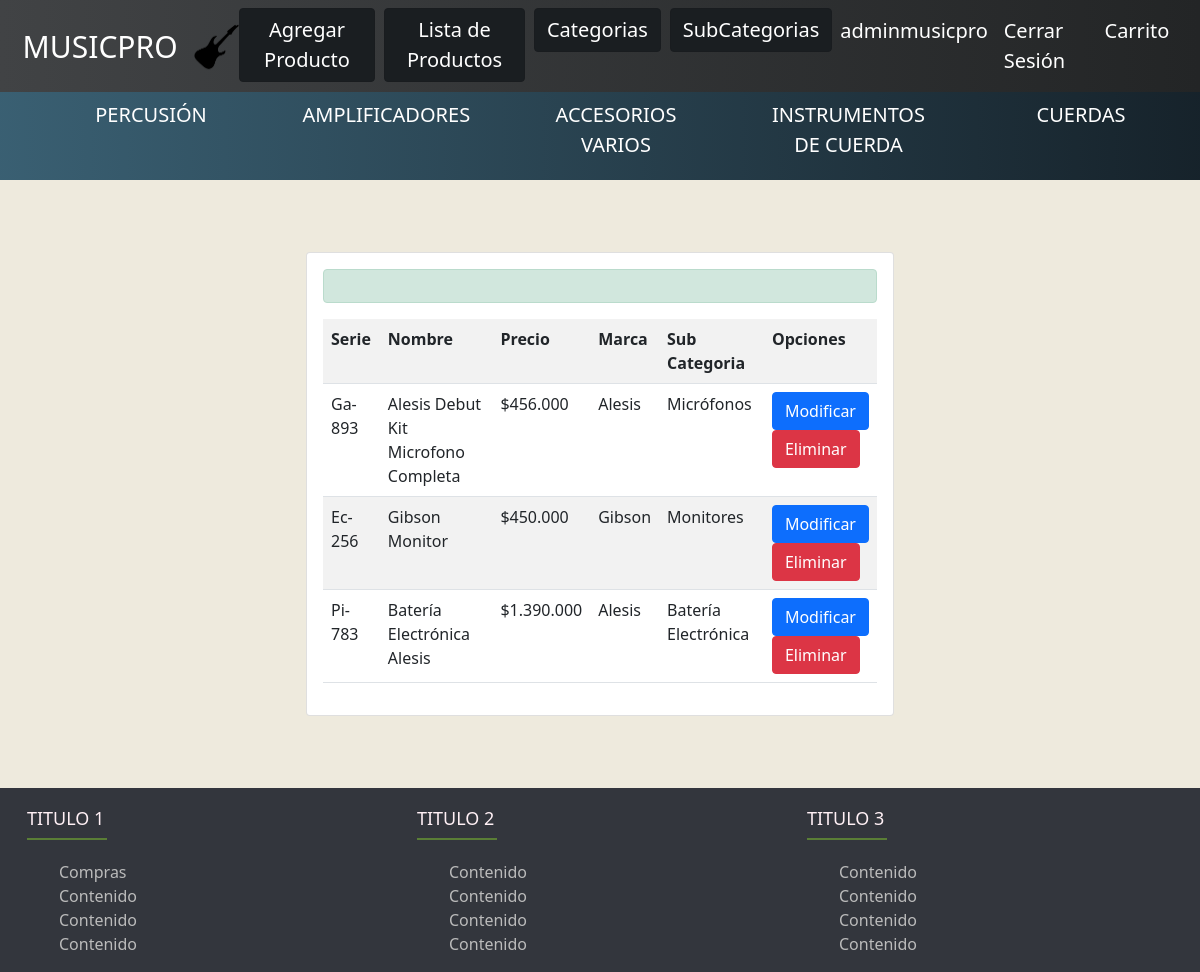
Page /list_product/ (signed in) on the committed database.
### core/models.py (models this page shows, shortened)
class Categoria(models.Model):
    categoria = models.CharField(max_length=200, null=False)

class Producto(models.Model):
    serie_producto = models.CharField(null=False, max_length=20)
    marca = models.CharField(max_length=100, null=False)
    codigo = models.CharField(max_length=50, null=False)
    nombre = models.CharField(max_length=200, null=False)
    valor = models.IntegerField(null=False)
    fecha = models.DateTimeField(null=True)
    imagen = models.ImageField(upload_to="instrumentos", null=True)
    sub_categoria = models.ForeignKey(Sub_Categoria, on_delete=models.CASCADE)

class Sub_Categoria(models.Model):
    nom_subcat = models.CharField(max_length=200, null=False)
    categoria = models.ForeignKey(Categoria, on_delete=models.CASCADE)
    def __str__(self):
        return self.nom_subcat

### core/views.py (the view)
# urls.py: path('list_product/', views.list_product, name='list_product'),
def list_product(request):
    product = Producto.objects.all()
    all_categorias = Categoria.objects.all()
    data ={
        'product':product,
        'all_categorias' : all_categorias
    }
    return render(request, 'core/list_product.html', data)

### core/templates/core/list_product.html (shortened to what this page needs)
{% extends 'core/base.html' %}
{% block content %}
{% load humanize %}
<br>
<br>
<br>
<div class="row">
    <div class="col-12 col-md-6 offset-md-3">
        <div class="card">
            <div class="card-body">
                <div>
                    <p class="alert alert-success">{{ mensaje }}</p>
                </div>
                <table class="table table-striped table-hover">
                    <tr>
                        <th>Serie</th>
                        <th>Nombre</th>
                        <th>Precio</th>
                        <th>Marca</th>
                        <th>Sub Categoria</th>
                        <th>Opciones</th>
                    </tr>
                    {% for i in product %}
                    <tr>
                        <td>{{ i.serie_producto | title }}</td>
                        <td>{{ i.nombre | title }}</td>
                        <td>${{ i.valor | intcomma }}</td>
                        <td>{{ i.marca | title }}</td>
                        <td>{{ i.sub_categoria | title }}</td>
                        <td>
                            <a class="btn btn-primary" href="{% url 'modify_product' i.id %}">Modificar</a>
                            <br>
                            <a class="btn btn-danger" href="{% url 'delete_product' i.id %}">Eliminar</a>
                        </td>
                    </tr>
                    {% endfor %}
                </table>
            </div>
        </div>
    </div>
</div>
<br>
<br>
<br>
{% endblock %}

### core/templates/core/base.html (shortened to what this page needs)
{% load static %}
<!DOCTYPE html>
<html lang="es">
<head>
    <link rel="stylesheet" href="https://cdn.jsdelivr.net/npm/bootstrap-icons@1.5.0/font/bootstrap-icons.css">
    <link href="https://cdn.jsdelivr.net/npm/bootstrap@5.0.1/dist/css/bootstrap.min.css" rel="stylesheet">
    <link rel="stylesheet" href="{% static 'css/index.css' %}">
</head>
<body class="uwu">
    <nav class="navbar navbar-expand-lg  fixed-top">
        <div class="container-fluid">
            <a class="navbar-brand" style="font-size: 30px;" href="{% url 'index' %}">MUSICPRO</a>
            <img src="{% static 'img/music_pro.png' %}" style="width: 45px; padding-top: 10px;" alt="">
            <div class="collapse navbar-collapse " id="navbarSupportedContent">
                <ul class="navbar-nav ms-auto mb-2 mb-lg-0">
                    {% if user.is_authenticated %}
                        {% if user.is_superuser %}
                        <li class="nav-item">
                            <a class="btn btn-dark active" href="{% url 'new_product' %}">Agregar Producto</a>
                        </li>
                        <li class="nav-item">
                            <a class="btn btn-dark active" href="{% url 'list_product' %}">Lista de Productos</a>
                        </li>
                        <li class="nav-item">
                            <a class="btn btn-dark active" href="{% url 'list_category' %}">Categorias</a>
                        </li>
                        <li class="nav-item">
                            <a class="btn btn-dark active" href="{% url 'list_subcat' %}">SubCategorias</a>
                        </li>
                        {% endif %}
                    <li class="nav-item">
                        <a class="nav-link active">{{ user.username }}</a>
                    </li>
                    <li class="nav-item">
                        <a class="nav-link active" href="{% url 'logout' %}">Cerrar Sesión</a>
                    </li>
                    {% endif %}
                    <li>
                        <a href="{% url 'cart' %}" class="nav-item nav-link">Carrito</a>
                    </li>
                </ul>
            </div>
        </div>
    </nav>
    <div class="row">
        <div class="bottom_nav">
            <ul class="row">
                {% for c in all_categorias %}
                <li class="col col-md-2 col-sm-3 col-xs-6 "><a class="text-decoration-none" href="{% url 'sub_categories' c.id %}">{{c.categoria }}</a></li>
                {% endfor %}
            </ul>
        </div>
    </div>
    {% block content %} {% endblock %}
    <footer class="footer">
        <div class="container ">
            <div class="row">
                <div class="footer-col col-lg-4 col-md-2 col-sm-4 col-xs-12">
                    <h4>TITULO 1</h4>
                    <ul>
                        <li>
                            <a href="#">Compras</a>
                        </li>
                        <li>
                            <a href="#">contenido</a>
                        </li>
                        <li>
                            <a href="#">contenido</a>
                        </li>
                        <li>
                            <a href="#">contenido</a>
                        </li>
                    </ul>
                </div>
                <div class="footer-col col-lg-4 col-md-4 col-sm-4 col-xs-12">
                    <h4>TITULO 2 </h4>
                    <ul>
                        <li>
                            <a href="#">contenido</a>
                        </li>
                        <li>
                            <a href="#">contenido</a>
                        </li>
                        <li>
                            <a href="#">contenido</a>
                        </li>
                        <li>
                            <a href="#">contenido</a>
                        </li>
                    </ul>
                </div>
                <div class="footer-col  col-lg-4 col-md-4 col-sm-4 col-xs-12">
                    <h4>TITULO 3</h4>
                    <ul>
                        <li>
                            <a href="#">contenido</a>
                        </li>
                        <li>
                            <a href="#">contenido</a>
                        </li>
                        <li>
                            <a href="#">contenido</a>
                        </li>
                        <li>
                            <a href="#">contenido</a>
                        </li>
                    </ul>
                </div>
            </div>
        </div>
    </footer>
</body>
</html>

### core/static/css/index.css (style rules this page uses)
.uwu { background-color: rgb(238, 234, 221); }
.bottom_nav { width: 100%; background: #16222A; background: -webkit-linear-gradient(to right, #3A6073, #16222A); background: linear-gradient(to right, #3A6073, #16222A); height: 45px; padding: 80px 50px; padding-top: 100px; }
.bottom_nav ul { height: 45px; display: flex; justify-content: space-between; align-items: center; }
.bottom_nav ul li { height: 60px; text-align: center; }
.bottom_nav ul li a { color: #ffffff; text-transform: uppercase; font-size: 20px; }
.container-fluid a { font-size: 20px; color: #ffffff; }
.navbar { background: #232526; background: -webkit-linear-gradient(to right, #2c2c31, #232526); background: linear-gradient(to right, #414345, #232526); }
footer .container { max-width: 1170px; margin: auto; }
.footer { background-color: #33363d; }
ul { list-style: none; }
.footer { padding-top: 20px; }
.footer-col { text-transform: capitalize; }
footer .row { text-align: left; }
.footer-col h4 { font-size: 18px; color: lavenderblush; text-transform: capitalize; margin-bottom: 30px; font-weight: 500; position: relative; }
.footer-col ul li a { font-size: 16px; text-transform: capitalize; color: #fff; text-decoration: none; font-weight: 300; color: #bbb; display: block; }
.footer-col h4::before { content: ''; position: absolute; left: 10; bottom: -10px; background-color: rgb(90, 126, 54); height: 2px; box-sizing: border-box; width: 80px; }

### rows in the picture
Categoria: categoria "PERCUSIÓN"
Categoria: categoria "AMPLIFICADORES"
Categoria: categoria "ACCESORIOS VARIOS"
Categoria: categoria "INSTRUMENTOS DE CUERDA"
Categoria: categoria "CUERDAS"
Producto: serie_producto "Ga-893", nombre "Alesis Debut Kit Microfono Completa", valor "456.000", marca "Alesis", sub_categoria "Micrófonos"
Producto: serie_producto "Ec-256", nombre "Gibson Monitor", valor "450.000", marca "Gibson", sub_categoria "Monitores"
Producto: serie_producto "Pi-783", nombre "Batería Electrónica Alesis", valor "1.390.000", marca "Alesis", sub_categoria "Batería Electrónica"

### other values in the picture
{{ user.username }} "adminmusicpro"
